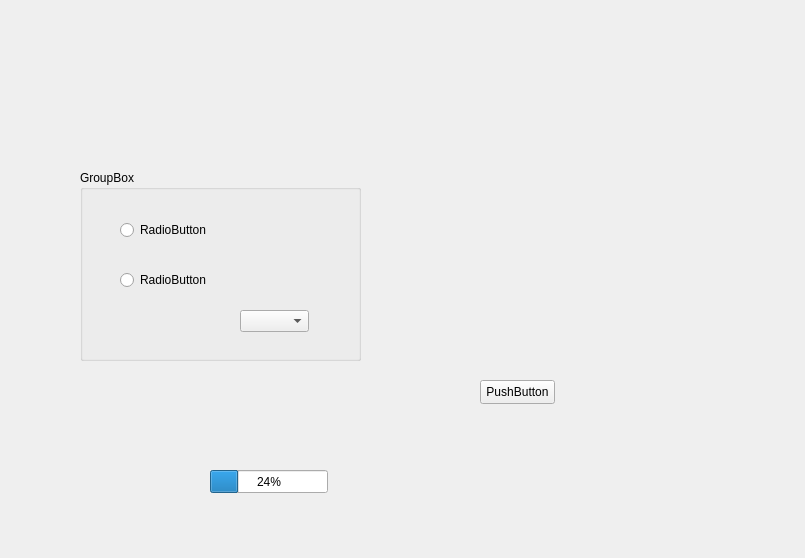
<?xml version="1.0" encoding="UTF-8"?>
<ui version="4.0">
 <class>MainWindow</class>
 <widget class="QMainWindow" name="MainWindow">
  <property name="enabled">
   <bool>true</bool>
  </property>
  <property name="geometry">
   <rect>
    <x>0</x>
    <y>0</y>
    <width>805</width>
    <height>558</height>
   </rect>
  </property>
  <property name="windowTitle">
   <string>MainWindow</string>
  </property>
  <widget class="QWidget" name="centralwidget">
   <widget class="QGroupBox" name="gB_list_char">
    <property name="geometry">
     <rect>
      <x>80</x>
      <y>170</y>
      <width>281</width>
      <height>191</height>
     </rect>
    </property>
    <property name="sizePolicy">
     <sizepolicy hsizetype="Preferred" vsizetype="Preferred">
      <horstretch>0</horstretch>
      <verstretch>0</verstretch>
     </sizepolicy>
    </property>
    <property name="title">
     <string>GroupBox</string>
    </property>
    <widget class="QRadioButton" name="rB_digits">
     <property name="geometry">
      <rect>
       <x>40</x>
       <y>50</y>
       <width>89</width>
       <height>20</height>
      </rect>
     </property>
     <property name="text">
      <string>RadioButton</string>
     </property>
    </widget>
    <widget class="QRadioButton" name="rB_letters">
     <property name="geometry">
      <rect>
       <x>40</x>
       <y>100</y>
       <width>89</width>
       <height>20</height>
      </rect>
     </property>
     <property name="text">
      <string>RadioButton</string>
     </property>
    </widget>
    <widget class="QComboBox" name="cB_list">
     <property name="geometry">
      <rect>
       <x>160</x>
       <y>140</y>
       <width>69</width>
       <height>22</height>
      </rect>
     </property>
    </widget>
   </widget>
   <widget class="QProgressBar" name="progressBar">
    <property name="geometry">
     <rect>
      <x>210</x>
      <y>470</y>
      <width>118</width>
      <height>23</height>
     </rect>
    </property>
    <property name="value">
     <number>24</number>
    </property>
    <property name="textDirection">
     <enum>QProgressBar::Direction::TopToBottom</enum>
    </property>
   </widget>
   <widget class="QPushButton" name="pB_Button">
    <property name="enabled">
     <bool>true</bool>
    </property>
    <property name="geometry">
     <rect>
      <x>480</x>
      <y>380</y>
      <width>75</width>
      <height>24</height>
     </rect>
    </property>
    <property name="text">
     <string>PushButton</string>
    </property>
    <property name="default">
     <bool>false</bool>
    </property>
    <property name="flat">
     <bool>false</bool>
    </property>
   </widget>
  </widget>
  <widget class="QMenuBar" name="menubar">
   <property name="geometry">
    <rect>
     <x>0</x>
     <y>0</y>
     <width>805</width>
     <height>22</height>
    </rect>
   </property>
  </widget>
 </widget>
 <resources/>
 <connections/>
</ui>
